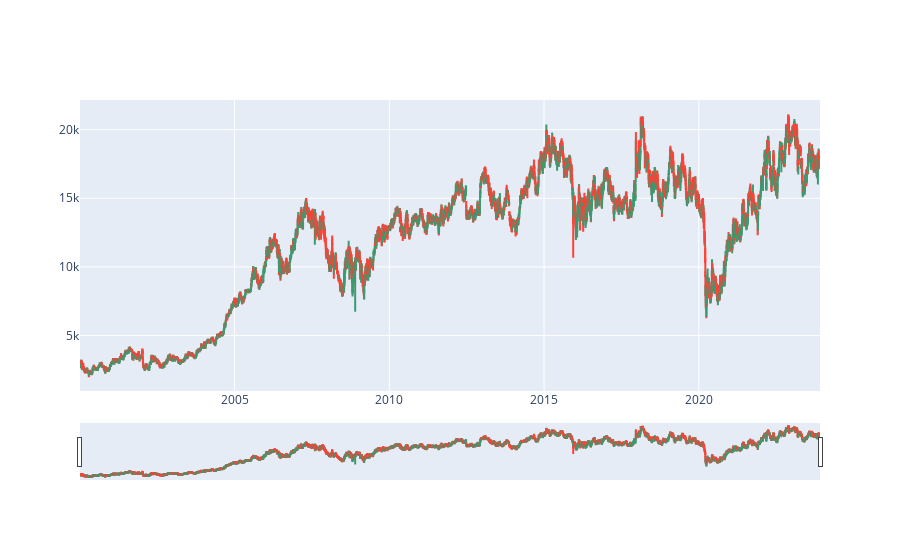

This figure's notebook cell:
### Markdown cell above
To be able to train models, we will need to look at trading models based on the day before. So we will add lag columns that contain relevant stock prices from the day before. We will also drop the 'Adj. Close' column because it is the same as the 'Close' column for the most part.

### Code cell
stonks = go.Figure(go.Candlestick(x=data['Date'],
                                   open=data['Open'],
                                   high=data['High'],
                                   low=data['Low'],
                                   close=data['Close'],
                                   
                                   name=f'{filename} Stock Chart'))

stonks.show()

### Figure 1 — Plotly figure (JSON) as saved in the notebook; plotly's stock layout.template omitted (floating-point values rounded to 4 significant figures; data arrays with more than 128 entries replaced by an {"elided": "..."} marker saying what was removed)
{"data": [{"close": {"elided": "6140 float values"}, "high": {"elided": "6140 float values"}, "low": {"elided": "6140 float values"}, "name": "ABG.JO Stock Chart", "open": {"elided": "6140 float values"}, "type": "candlestick", "x": {"elided": "6140 str values"}}], "layout": {}}
